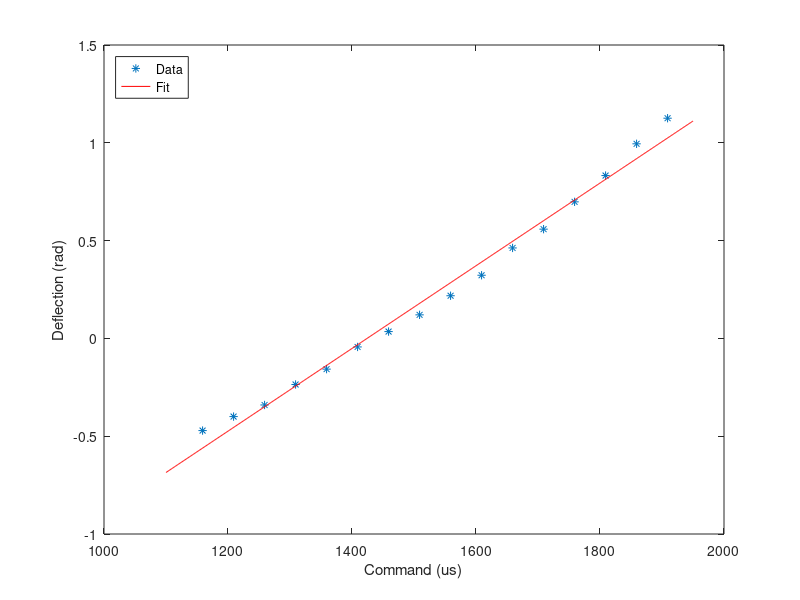
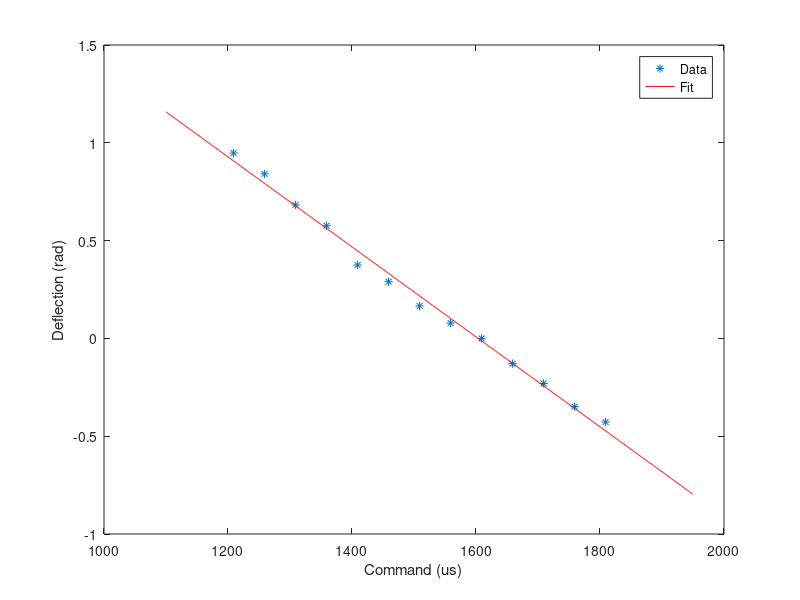

Write MATLAB code to recreate these figures, in order.

clear

command_us_left = [
  1509
  1559
  1609
  1659
  1709
  1759
  1809
  1859
  1909
  1459
  1409
  1359
  1309
  1259
  1209
  1159
  %1109
  ];


degrees_left = [
  6.9
  12.5
  18.5
  26.5
  32.0
  40.0
  47.7
  57.0
  64.5
  2.0
  -2.5
  -9.0
  -13.5
  -19.5
  -22.9
  -27.0
  %-27.0
  ];

radians_left = deg2rad(degrees_left);


figure(1)
clf
plot(command_us_left, radians_left, '*');
% 
% Linear model Poly1:
%      f(x) = p1*x + p2
% Coefficients (with 95% confidence bounds):
%        p1 =    0.002114  (0.001982, 0.002246)
%        p2 =      -3.011  (-3.216, -2.806)
% 
% Goodness of fit:
%   SSE: 0.0451
%   R-square: 0.9883
%   Adjusted R-square: 0.9874
%   RMSE: 0.05676
% 

fit_us = 1100:1950;
fit_left = 0.002114 * fit_us -3.011; % min = 1150, max = 1909

hold on
plot(fit_us, fit_left, 'r-')
legend('Data', 'Fit','Location','NorthWest');
xlabel('Command (us)');
ylabel('Deflection (rad)');

command_us_right = [
  1609
  1559
  1509
  1459
  1409
  1359
  1309
  1259
  1209
  1659
  1709
  1759
  1809
  %1859
  %1909
  ];


degrees_right = [
  0
  4.5
  9.5
  16.6
  21.5
  33.0
  39.1
  48.2
  54.3
  -7.4
  -13.2
  -20.0
  -24.5
  %-25.5
  %-25.3
  ];

radians_right = deg2rad(degrees_right);

figure(2)
clf
plot(command_us_right, radians_right, '*');

% 
% Linear model Poly1:
%      f(x) = p1*x + p2
% Coefficients (with 95% confidence bounds):
%        p1 =     -0.0023  (-0.002428, -0.002172)
%        p2 =       3.688  (3.494, 3.882)
% 
% Goodness of fit:
%   SSE: 0.01688
%   R-square: 0.993
%   Adjusted R-square: 0.9924
%   RMSE: 0.03918



fit_right = -0.0023 * fit_us + 3.688; % min = 1209, max = 1809

hold on
plot(fit_us, fit_right, 'r-');
legend('Data', 'Fit');

xlabel('Command (us)');
ylabel('Deflection (rad)');
